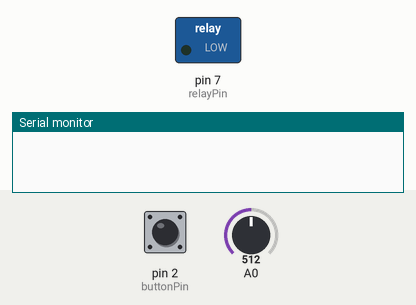
A sketch run on a simulated Arduino Uno, built with avr-gcc and run on an emulated ATmega328P. Shown: switched loads named in the sketch (green lamp = pin HIGH), the last lines printed to the serial monitor. Inputs (shaded band) come from the test bench; at power-on: pin 2 (buttonPin) HIGH, A0 = 512.

Above: at 1.2 s.
1.3 s: pin 2 (buttonPin) pulled LOW for 0.15 s
At 2.3 s:
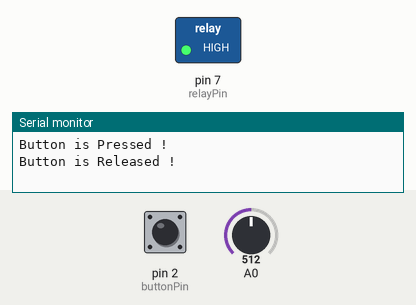
2.9 s: pin 2 (buttonPin) pulled LOW for 1 s
At 3.4 s:
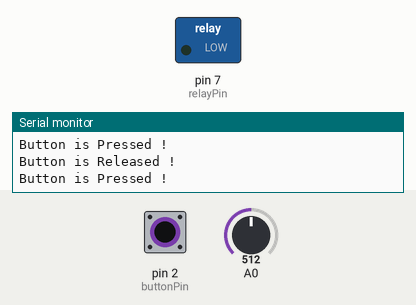
5.4 s: pin 2 (buttonPin) pulled LOW for 3.2 s
At 6.6 s:
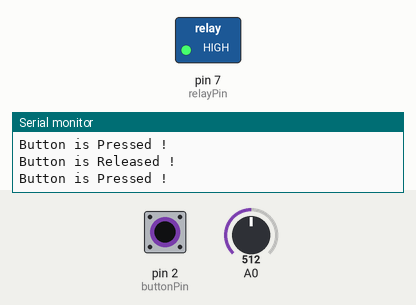
Timing chart, 0 to 8.4 s (numbered marks = the images above; inputs shaded):
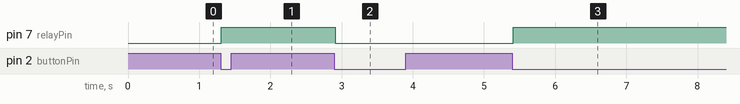

The sketch:

Control_Relay.ino
```cpp
int relayPin = 7;
int buttonPin = 2;

int buttonState = HIGH;
int relayState = LOW;
int _buttonState = HIGH;
int lastChangeTime = 0;
int adcValue = 0;
bool lightWasLow = false;

void setup() {
    Serial.begin(9600);
    pinMode(buttonPin, INPUT);
    pinMode(relayPin, OUTPUT);
    digitalWrite(relayPin, relayState);
}

void loop() {
    int nowButtonState = digitalRead(buttonPin);
    if (nowButtonState != _buttonState) {
        lastChangeTime = millis();
    }

    if (millis() - lastChangeTime > 10) {
        if (buttonState != nowButtonState) {
            buttonState = nowButtonState;
            if (buttonState == LOW) {
                relayState = !relayState;
                digitalWrite(relayPin, relayState);
                Serial.println("Button is Pressed !");
            } else {
                Serial.println("Button is Released !");
            }
        }

        adcValue = analogRead(A0);

        if (adcValue < 150 && !lightWasLow) {
            relayState = !relayState;
            lightWasLow = true;
            digitalWrite(relayPin, relayState);
        } else if (adcValue > 150 && lightWasLow) {
            lightWasLow = false;
        }
    }


    _buttonState = nowButtonState;
}
```

Measured:
- after the input at 1.3 s, pin 7 (relayPin): LOW → HIGH at once
- after the input at 2.9 s, pin 7 (relayPin): HIGH → LOW at once
- after the input at 5.4 s, pin 7 (relayPin): LOW → HIGH at once
